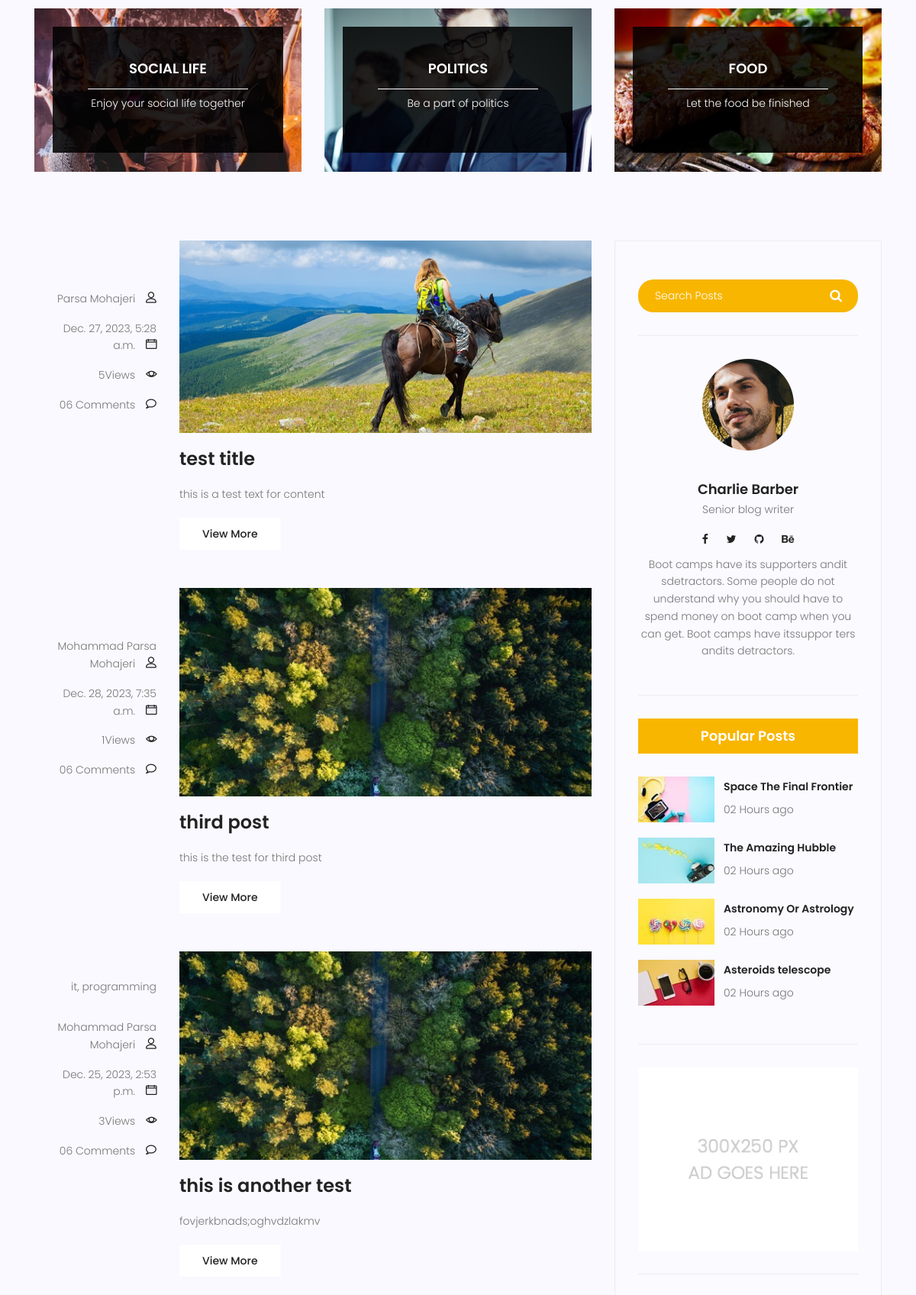
/blog/ (middle part), run on an earlier commit of the app's database.
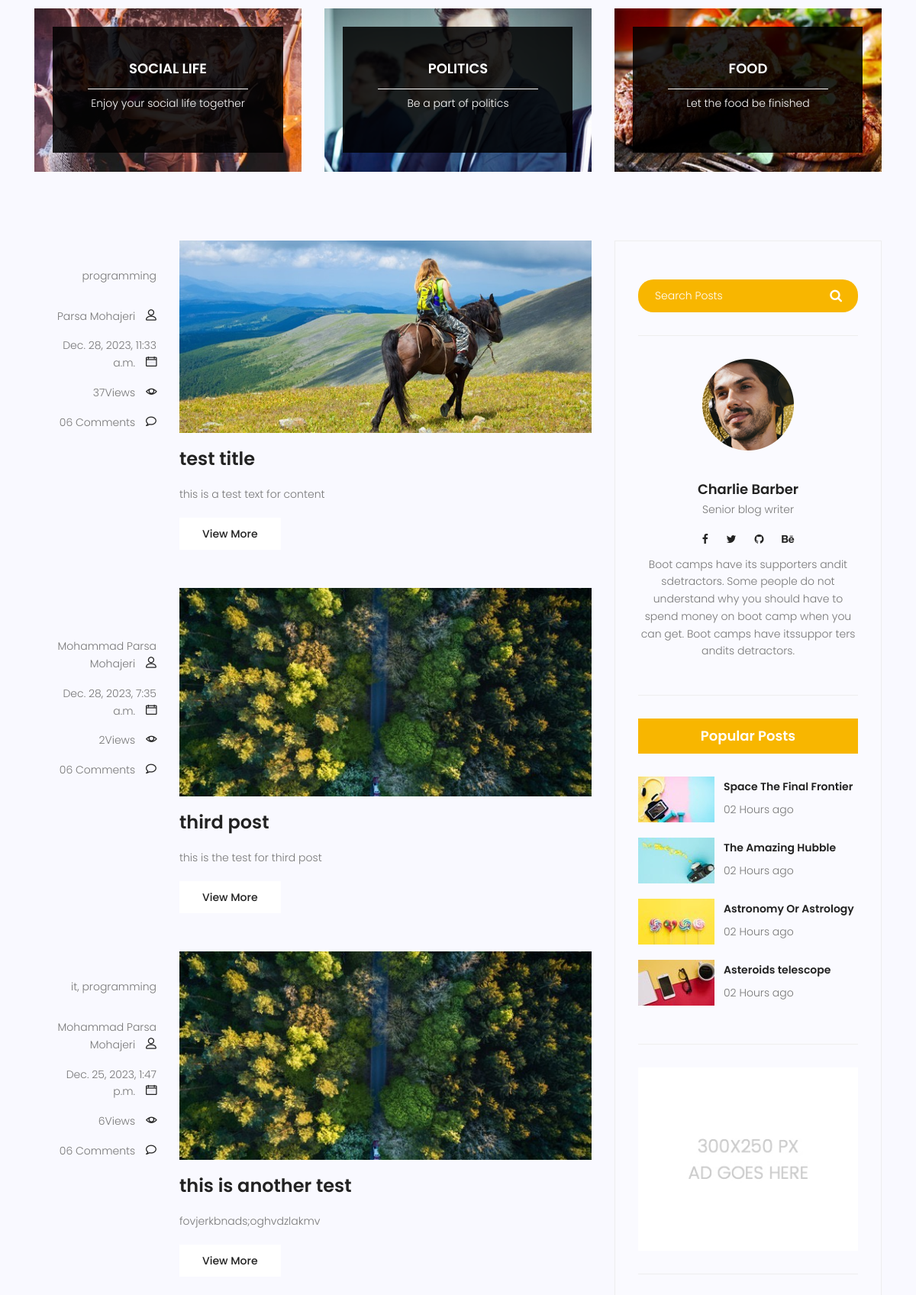
And on a later commit of the database.
### blog/models.py (models this page shows, shortened)
class Post (models.Model):
    image=models.ImageField(upload_to='blog/',default='blog/defalt.jpg')
    author=models.ForeignKey(User,on_delete=models.SET_NULL,null=True)
    title=models.CharField(max_length=255)
    content=models.TextField()
    category=models.ManyToManyField(Category)
    counted_views=models.IntegerField(default=0)
    status=models.BooleanField(default=False)
    published_date=models.DateTimeField(null=True)
    created_date=models.DateTimeField(auto_now_add=True)
    updated_date=models.DateTimeField(auto_now=True)
    class Meta:
        ordering=('created_date',)

class Category(models.Model):
    name=models.CharField(max_length=255)
    def __str__(self):
        return self.name

### blog/views.py (the view)
# urls.py: path('',blog_view, name='index'),
def blog_view(request):
    posts=Post.objects.filter(status=1,published_date__lte=timezone.now())
    context={'posts':posts}
    return render(request,'blog/blog-home.html',context)

### templates/blog/blog-home.html (shortened to what this page needs)
{% extends 'base.html' %}
{% load static %}
{% block content %}
			<section class="top-category-widget-area pt-90 pb-90 ">
				<div class="container">
					<div class="row">
						<div class="col-lg-4">
							<div class="single-cat-widget">
								<div class="content relative">
									<div class="overlay overlay-bg"></div>
								    <a href="#" target="_blank">
								      <div class="thumb">
								  		 <img class="content-image img-fluid d-block mx-auto" src="{% static 'img/blog/cat-widget1.jpg' %}" alt="">
								  	  </div>
								      <div class="content-details">
								        <h4 class="content-title mx-auto text-uppercase">Social life</h4>
								        <span></span>
								        <p>Enjoy your social life together</p>
								      </div>
								    </a>
								</div>
							</div>
						</div>
						<div class="col-lg-4">
							<div class="single-cat-widget">
								<div class="content relative">
									<div class="overlay overlay-bg"></div>
								    <a href="#" target="_blank">
								      <div class="thumb">
								  		 <img class="content-image img-fluid d-block mx-auto" src="{% static 'img/blog/cat-widget2.jpg' %}" alt="">
								  	  </div>
								      <div class="content-details">
								        <h4 class="content-title mx-auto text-uppercase">Politics</h4>
								        <span></span>
								        <p>Be a part of politics</p>
								      </div>
								    </a>
								</div>
							</div>
						</div>
						<div class="col-lg-4">
							<div class="single-cat-widget">
								<div class="content relative">
									<div class="overlay overlay-bg"></div>
								    <a href="#" target="_blank">
								      <div class="thumb">
								  		 <img class="content-image img-fluid d-block mx-auto" src="{% static 'img/blog/cat-widget3.jpg' %}" alt="">
								  	  </div>
								      <div class="content-details">
								        <h4 class="content-title mx-auto text-uppercase">Food</h4>
								        <span></span>
								        <p>Let the food be finished</p>
								      </div>
								    </a>
								</div>
							</div>
						</div>
					</div>
				</div>
			</section>
			<section class="post-content-area">
				<div class="container">
					<div class="row">
						<div class="col-lg-8 posts-list">
							{% for post in posts %}
							<div class="single-post row">
								<div class="col-lg-3  col-md-3 meta-details">
									<ul class="tags">
										{{post.category.all|join:", "}}
									</ul>
									<div class="user-details row">
										<p class="user-name col-lg-12 col-md-12 col-6"><a href="#">{{post.author.get_full_name}}</a> <span class="lnr lnr-user"></span></p>
										<p class="date col-lg-12 col-md-12 col-6"><a href="#">{{post.published_date}}</a> <span class="lnr lnr-calendar-full"></span></p>
										<p class="view col-lg-12 col-md-12 col-6"><a href="#">{{post.counted_views}}Views</a> <span class="lnr lnr-eye"></span></p>
										<p class="comments col-lg-12 col-md-12 col-6"><a href="#">06 Comments</a> <span class="lnr lnr-bubble"></span></p>
									</div>
								</div>
								<div class="col-lg-9 col-md-9 ">
									<div class="feature-img">
										<img class="img-fluid" src="{{post.image.url}}" alt="">
									</div>
									<a class="posts-title" href="{% url 'blog:single' pid=post.id %}"><h3>{{post.title}}</h3></a>
									<p class="excert">
										{{post.content}}
									</p>
									<a href="{% url 'blog:single' pid=post.id %}" class="primary-btn">View More</a>
								</div>
							</div>
							{% endfor %}														 -->
						</div>
						<div class="col-lg-4 sidebar-widgets">
							<div class="widget-wrap">
								<div class="single-sidebar-widget search-widget">
									<form class="search-form" action="#">
			                            <input placeholder="Search Posts" name="search" type="text" onfocus="this.placeholder = ''" onblur="this.placeholder = 'Search Posts'" >
			                            <button type="submit"><i class="fa fa-search"></i></button>
			                        </form>
								</div>
								<div class="single-sidebar-widget user-info-widget">
									<img src="{% static 'img/blog/user-info.png' %}" alt="">
									<a href="#"><h4>Charlie Barber</h4></a>
									<p>
										Senior blog writer
									</p>
									<ul class="social-links">
										<li><a href="#"><i class="fa fa-facebook"></i></a></li>
										<li><a href="#"><i class="fa fa-twitter"></i></a></li>
										<li><a href="#"><i class="fa fa-github"></i></a></li>
										<li><a href="#"><i class="fa fa-behance"></i></a></li>
									</ul>
									<p>
										Boot camps have its supporters andit sdetractors. Some people do not understand why you should have to spend money on boot camp when you can get. Boot camps have itssuppor ters andits detractors.
									</p>
								</div>
								<div class="single-sidebar-widget popular-post-widget">
									<h4 class="popular-title">Popular Posts</h4>
									<div class="popular-post-list">
										<div class="single-post-list d-flex flex-row align-items-center">
											<div class="thumb">
												<img class="img-fluid" src="{% static 'img/blog/pp1.jpg' %}" alt="">
											</div>
											<div class="details">
												<a href="blog-single.html"><h6>Space The Final Frontier</h6></a>
												<p>02 Hours ago</p>
											</div>
										</div>
										<div class="single-post-list d-flex flex-row align-items-center">
											<div class="thumb">
												<img class="img-fluid" src="{% static 'img/blog/pp2.jpg' %}" alt="">
											</div>
											<div class="details">
												<a href="blog-single.html"><h6>The Amazing Hubble</h6></a>
												<p>02 Hours ago</p>
											</div>
										</div>
										<div class="single-post-list d-flex flex-row align-items-center">
											<div class="thumb">
												<img class="img-fluid" src="{% static 'img/blog/pp3.jpg' %}" alt="">
											</div>
											<div class="details">
												<a href="blog-single.html"><h6>Astronomy Or Astrology</h6></a>
												<p>02 Hours ago</p>
											</div>
										</div>
										<div class="single-post-list d-flex flex-row align-items-center">
											<div class="thumb">
												<img class="img-fluid" src="{% static 'img/blog/pp4.jpg' %}" alt="">
											</div>
											<div class="details">
												<a href="blog-single.html"><h6>Asteroids telescope</h6></a>
												<p>02 Hours ago</p>
											</div>
										</div>
									</div>
								</div>
								<div class="single-sidebar-widget ads-widget">
									<a href="#"><img class="img-fluid" src="{% static 'img/blog/ads-banner.jpg' %}" alt=""></a>
								</div>
							</div>
						</div>
					</div>
				</div>
			</section>
			{% endblock %}

### templates/base.html (shortened to what this page needs)
{% load static %}
<!DOCTYPE html>
<html lang="zxx" class="no-js">
<head>
    <link rel="stylesheet" href="{% static 'css/linearicons.css' %}">
    <link rel="stylesheet" href="{% static 'css/font-awesome.min.css' %}">
    <link rel="stylesheet" href="{% static 'css/bootstrap.css' %}">
    <link rel="stylesheet" href="{% static 'css/magnific-popup.css' %}">
    <link rel="stylesheet" href="{% static 'css/jquery-ui.css' %}">
    <link rel="stylesheet" href="{% static 'css/nice-select.css' %}">
    <link rel="stylesheet" href="{% static 'css/animate.min.css' %}">
    <link rel="stylesheet" href="{% static 'css/owl.carousel.css' %}">
    <link rel="stylesheet" href="{% static 'css/main.css' %}">
</head>
<body>
    {% block content %}
    {% endblock %}
</body>
</html>

What changed in the data, as far as the page shows it:
changed Post "test title": category.all (not shown) → "programming"; published_date "Dec. 27, 2023, 5:28 a.m." → "Dec. 28, 2023, 11:33 a.m."; counted_views "5" → "37"
changed Post "third post": counted_views "1" → "2"
changed Post "this is another test": published_date "Dec. 25, 2023, 2:53 p.m." → "Dec. 25, 2023, 1:47 p.m."; counted_views "3" → "6"
